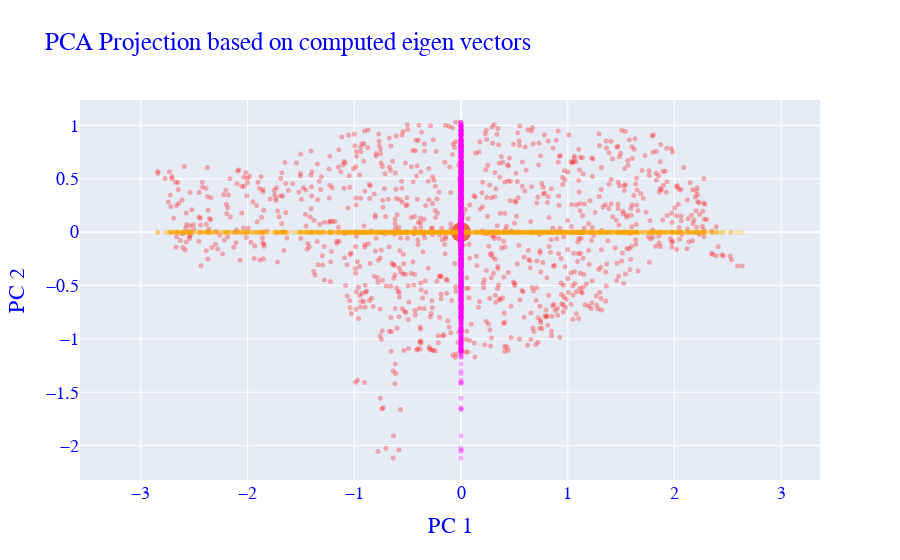

Source (notebook cell):
### Code cell
import plotly.graph_objects as go
import plotly.io as pio
 
pio.templates.default = "plotly" # ["plotly", "plotly_white", "plotly_dark", "ggplot2", "seaborn", "simple_white", "none"]:


fig = go.Figure()

#using calculated PCA 1 & PCA2#
fig.add_trace(
    go.Scatter(
        x=BirdPCA1,
        y=BirdPCA2,
        mode='markers',
        marker=dict(
        size=5,
        color='red',   # choose a colorscale
        opacity=0.3
    )
        
))


# new standardized mean

fig.add_trace(
    go.Scatter(
        x=[0],
        y=[0],
        mode='markers',
        marker=dict(
        size=20,
        colorscale='Viridis',   # choose a colorscale
        opacity=0.9
    )
    
    )

)




# PCA1
fig.add_trace(
    go.Scatter(
        x=BirdPCA1,
        y=np.zeros(1000),
        mode='markers',
        marker=dict(
        size=5,
        color='Orange',   # choose a colorscale
        opacity=0.3
    )
        
))

#PCA2
fig.add_trace(
    go.Scatter(
        x=np.zeros(1000),
        y=BirdPCA2,
        mode='markers',
        marker=dict(
        size=5,
        color='Magenta',   # choose a colorscale
        opacity=0.3
    )
        
))

        
fig.update_yaxes(scaleanchor = "x",scaleratio = 1)
fig.update_layout(
    title="PCA Projection based on computed eigen vectors",
    showlegend=False,
    xaxis_title="PC 1",
    yaxis_title="PC 2",
    font=dict(
        family="Courier New, monospace",
        size=18,
        color="Blue",
    )
)

### Figure 1 — Plotly figure (JSON) as saved in the notebook; plotly's stock layout.template omitted (floating-point values rounded to 4 significant figures; data arrays with more than 128 entries replaced by an {"elided": "..."} marker saying what was removed)
{"data": [{"marker": {"color": "red", "opacity": 0.3, "size": 5}, "mode": "markers", "type": "scatter", "x": {"elided": "1000 float values"}, "y": {"elided": "1000 float values"}}, {"marker": {"colorscale": [[0, "#440154"], [0.1111, "#482878"], [0.2222, "#3e4989"], [0.3333, "#31688e"], [0.4444, "#26828e"], [0.5556, "#1f9e89"], [0.6667, "#35b779"], [0.7778, "#6ece58"], [0.8889, "#b5de2b"], [1, "#fde725"]], "opacity": 0.9, "size": 20}, "mode": "markers", "type": "scatter", "x": [0], "y": [0]}, {"marker": {"color": "Orange", "opacity": 0.3, "size": 5}, "mode": "markers", "type": "scatter", "x": {"elided": "1000 float values"}, "y": {"elided": "1000 int values"}}, {"marker": {"color": "Magenta", "opacity": 0.3, "size": 5}, "mode": "markers", "type": "scatter", "x": {"elided": "1000 int values"}, "y": {"elided": "1000 float values"}}], "layout": {"autosize": true, "font": {"color": "Blue", "family": "Courier New, monospace", "size": 18}, "showlegend": false, "title": {"text": "PCA Projection based on computed eigen vectors"}, "xaxis": {"autorange": true, "domain": [0, 1], "range": [-4.951, 4.744], "title": {"text": "PC 1"}, "type": "linear"}, "yaxis": {"autorange": true, "domain": [0, 1], "range": [-2.36, 1.275], "scaleanchor": "x", "scaleratio": 1, "title": {"text": "PC 2"}, "type": "linear"}}}
